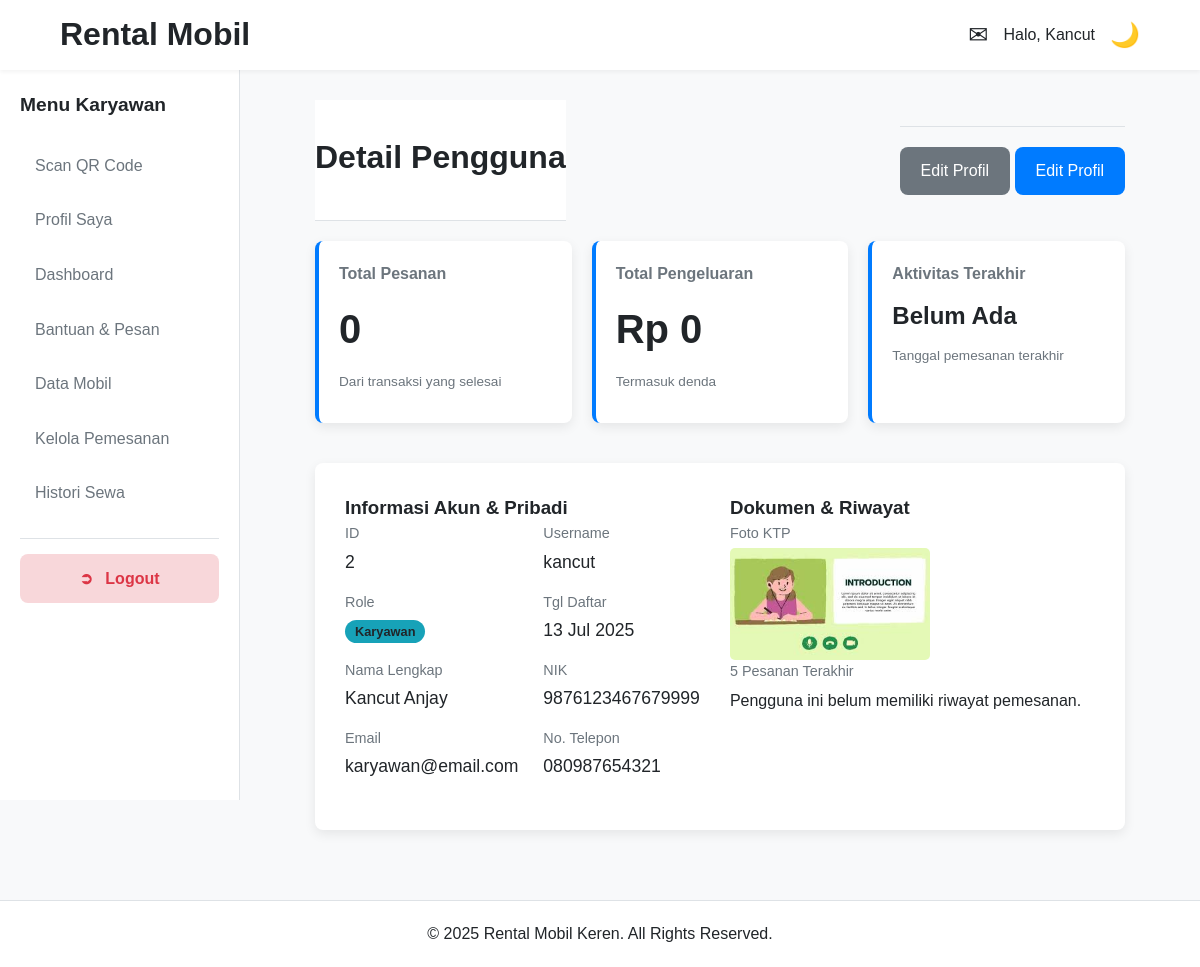
The page /actions/pengguna/detail.php?id=2 (signed in) on the database as committed earlier.
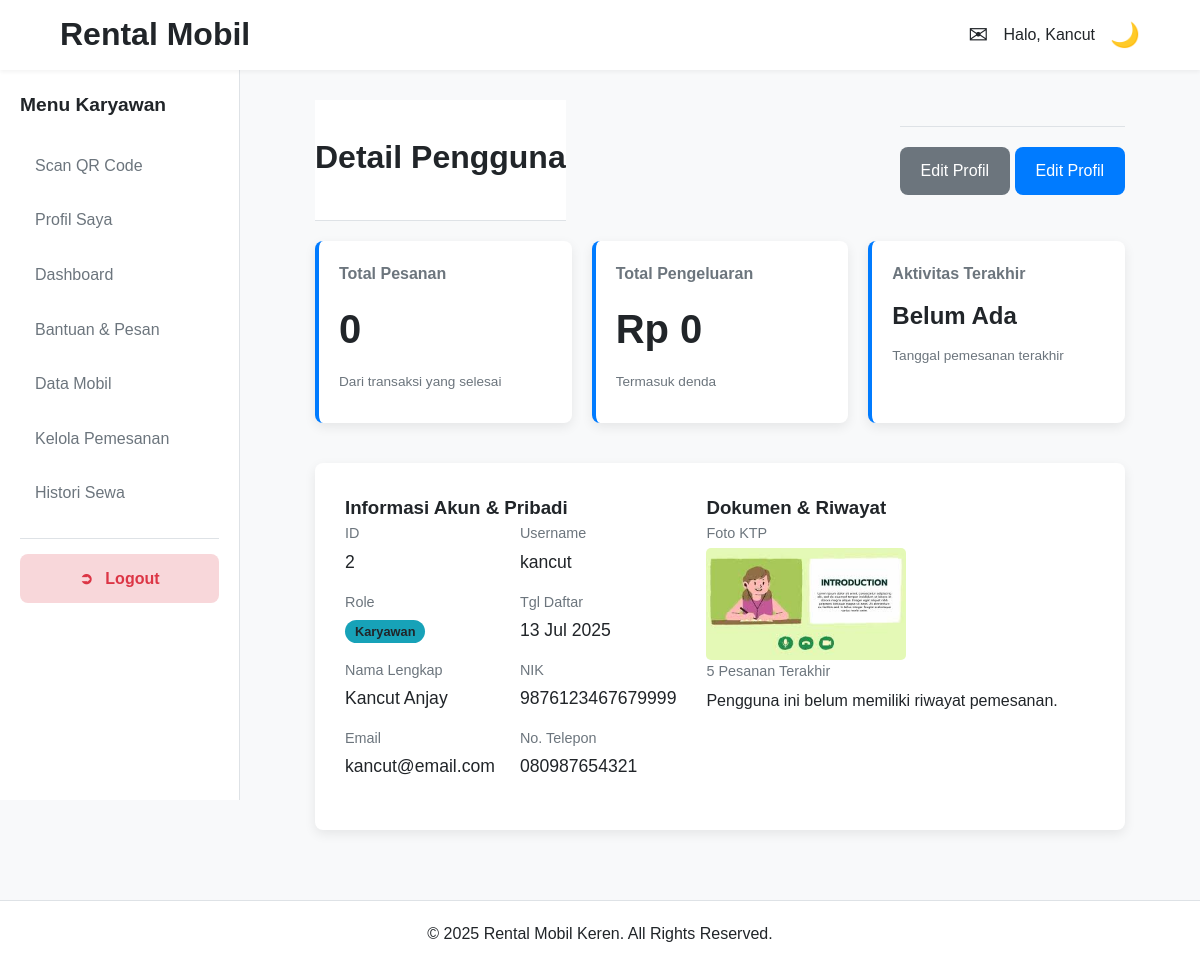
The same page on the database as committed later.
### tables this page shows
CREATE TABLE `pengguna` (
  `id_pengguna` int(11) NOT NULL,
  `username` varchar(50) NOT NULL,
  `password` varchar(255) NOT NULL,
  `nama_lengkap` varchar(100) NOT NULL,
  `nik` varchar(16) DEFAULT NULL,
  `foto_ktp` varchar(255) DEFAULT NULL,
  `email` varchar(100) NOT NULL,
  `no_telp` varchar(15) NOT NULL,
  `alamat` text DEFAULT NULL,
  `role` enum('Admin','Karyawan','Pelanggan') NOT NULL DEFAULT 'Pelanggan',
  `created_at` timestamp NOT NULL DEFAULT current_timestamp()
);

### actions/pengguna/detail.php (the view, shortened to what the changed rows need)
<?php
require_once '../../includes/config.php';
$id_user = isset($_GET['id']) ? (int)$_GET['id'] : 0;
try {
    $stmt_user = $pdo->prepare("SELECT * FROM pengguna WHERE id_pengguna = ?");
    $stmt_user->execute([$id_user]);
    $user = $stmt_user->fetch();
} catch (PDOException $e) {
    die("Error database: " . $e->getMessage());
}
require_once '../../includes/header.php';
?>
<div class="page-top-bar">
    <div class="page-header">
        <h1>Detail Pengguna</h1>
    </div>
</div>
<div class="detail-container">
    <div class="detail-main">
        <div class="info-grid">
            <div class="info-item"><span class="label">ID</span><span class="value"><?= htmlspecialchars($user['id_pengguna']) ?></span></div>
            <div class="info-item"><span class="label">Username</span><span class="value"><?= htmlspecialchars($user['username']) ?></span></div>
            <div class="info-item"><span class="label">Role</span><span class="value"><span class="status-badge status-<?= strtolower(trim($user['role'])) ?>"><?= htmlspecialchars($user['role']) ?></span></span></div>
            <div class="info-item"><span class="label">Tgl Daftar</span><span class="value"><?= date('d M Y', strtotime($user['created_at'])) ?></span></div>
            <div class="info-item"><span class="label">Nama Lengkap</span><span class="value"><?= htmlspecialchars($user['nama_lengkap']) ?></span></div>
            <div class="info-item"><span class="label">NIK</span><span class="value"><?= htmlspecialchars($user['nik'] ?: '-') ?></span></div>
            <div class="info-item"><span class="label">Email</span><span class="value"><?= htmlspecialchars($user['email']) ?></span></div>
            <div class="info-item"><span class="label">No. Telepon</span><span class="value"><?= htmlspecialchars($user['no_telp'] ?: '-') ?></span></div>
        </div>
    </div>
    <div class="detail-sidebar">
        <div class="info-item">
            <div class="value">
                <?php if (!empty($user['foto_ktp'])): ?>
                    <a href="<?= BASE_URL ?>assets/img/ktp/<?= htmlspecialchars($user['foto_ktp']) ?>" target="_blank"><img src="<?= BASE_URL ?>uploads/ktp/<?= htmlspecialchars($user['foto_ktp']) ?>" alt="Foto KTP" style="max-width: 200px; border-radius: 5px;"></a>
                <?php else: ?>
                    Belum diunggah
                <?php endif; ?>
            </div>
        </div>
    </div>
</div>
<?php require_once '../../includes/footer.php'; ?>

Rows that differ between the two databases and show on the page:
changed pengguna "kancut": email "karyawan@email.com" → "kancut@email.com"
